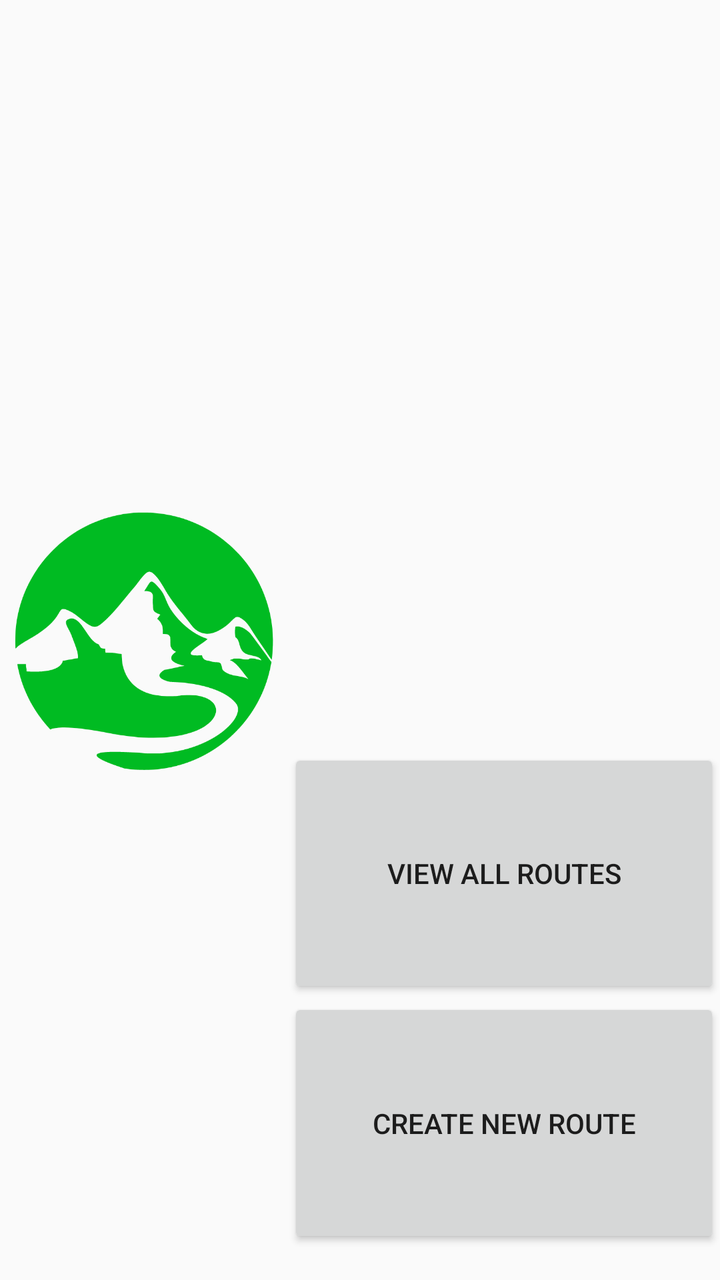
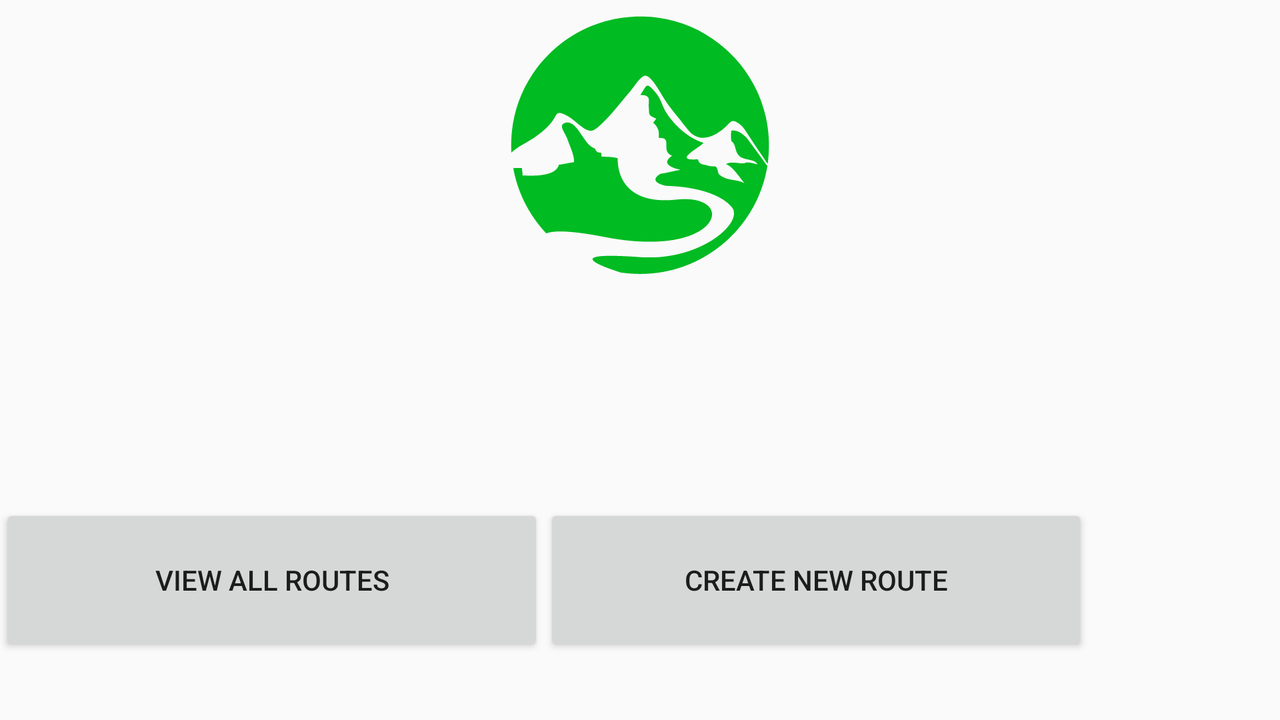

The same Android screen from two of the app's own layout files: first res/layout/ as a phone draws it, then the author's variant for another configuration, drawn on a device whose configuration selects that folder. Both files follow.
<!-- AndroidManifest.xml: application theme AppTheme -->
<!-- res/layout/fragment_building_detail.xml -->
<?xml version="1.0" encoding="utf-8"?>
<FrameLayout
    xmlns:android="http://schemas.android.com/apk/res/android"
    xmlns:app="http://schemas.android.com/apk/res-auto"
    xmlns:tools="http://schemas.android.com/tools"
    android:id="@+id/mainLayout"
    android:layout_width="match_parent"
    android:layout_height="match_parent">

    <LinearLayout
        android:id="@+id/buildingDetailLayout"
        android:layout_width="match_parent"
        android:layout_height="match_parent"
        android:divider="@android:color/holo_red_dark"
        android:orientation="horizontal">

        <ImageView
            android:id="@+id/buildingDetailImage"
            android:layout_width="0dp"
            android:layout_height="match_parent"
            android:layout_weight="0.4"
            app:srcCompat="@drawable/ic_landscape_icon" />

        <LinearLayout
            android:orientation="vertical"
            android:layout_width="0dp"
            android:layout_height="match_parent"
            android:layout_weight="0.6"
            android:paddingBottom="16dp">

            <TextView
                android:id="@+id/buildingDetailText"
                android:layout_width="match_parent"
                android:layout_height="0dp"
                android:textAlignment="textStart"
                android:layout_weight="3"/>

            <Button
                android:text="View All Routes"
                android:layout_width="match_parent"
                android:layout_height="0dp"
                android:id="@+id/viewRoutesButton"
                android:layout_weight="1" />

            <Button
                android:text="Create New Route"
                android:layout_width="match_parent"
                android:layout_height="0dp"
                android:id="@+id/newRouteButton"
                android:layout_weight="1" />

        </LinearLayout>

    </LinearLayout>

</FrameLayout>
<!-- resources referenced by this layout -->
<resources>
  <!-- drawable ic_landscape_icon: vector/xml drawable (drawable, 6562 chars, omitted) -->
  <style name="AppTheme" parent="Theme.AppCompat.Light.DarkActionBar">
          
          <item name="colorPrimary">@color/colorPrimary</item>
          <item name="colorPrimaryDark">@color/colorPrimaryDark</item>
          <item name="colorAccent">@color/colorAccent</item>
          <item name="windowActionBar">false</item> 
          <item name="windowNoTitle">true</item> 
      </style>
  <color name="colorPrimary">#3F51B5</color>
  <color name="colorPrimaryDark">#303F9F</color>
  <color name="colorAccent">#FF4081</color>
</resources>
<!-- res/layout-land/fragment_building_detail.xml (the author's variant of the layout above) -->
<!-- drawn on the phone turned sideways -->
<?xml version="1.0" encoding="utf-8"?>
<FrameLayout
    xmlns:android="http://schemas.android.com/apk/res/android"
    xmlns:app="http://schemas.android.com/apk/res-auto"
    xmlns:tools="http://schemas.android.com/tools"
    android:id="@+id/mainLayout"
    android:layout_width="match_parent"
    android:layout_height="match_parent">

    <LinearLayout
        android:id="@+id/buildingDetailLayout"
        android:layout_width="match_parent"
        android:layout_height="match_parent"
        android:divider="@android:color/holo_red_dark"
        android:orientation="vertical">

        <ImageView
            android:id="@+id/buildingDetailImage"
            android:layout_width="match_parent"
            android:layout_height="0dp"
            android:layout_weight="0.4"
            app:srcCompat="@drawable/ic_landscape_icon" />

        <LinearLayout
            android:orientation="vertical"
            android:layout_width="match_parent"
            android:layout_height="0dp"
            android:layout_weight=".6">

            <TextView
                android:id="@+id/buildingDetailText"
                android:layout_width="match_parent"
                android:layout_height="0dp"
                android:textAlignment="textStart"
                android:layout_weight="0.5"/>

            <LinearLayout
                android:orientation="horizontal"
                android:layout_width="match_parent"
                android:layout_height="0dp"
                android:layout_weight=".5"
                android:paddingRight="96dp"
                android:paddingBottom="32dp">

                <Button
                    android:text="View All Routes"
                    android:layout_width="0dp"
                    android:layout_height="match_parent"
                    android:id="@+id/viewRoutesButton"
                    android:layout_weight="1" />

                <Button
                    android:text="Create New Route"
                    android:layout_width="0dp"
                    android:layout_height="match_parent"
                    android:id="@+id/newRouteButton"
                    android:layout_weight="1" />


            </LinearLayout>
        </LinearLayout>

    </LinearLayout>

</FrameLayout>
